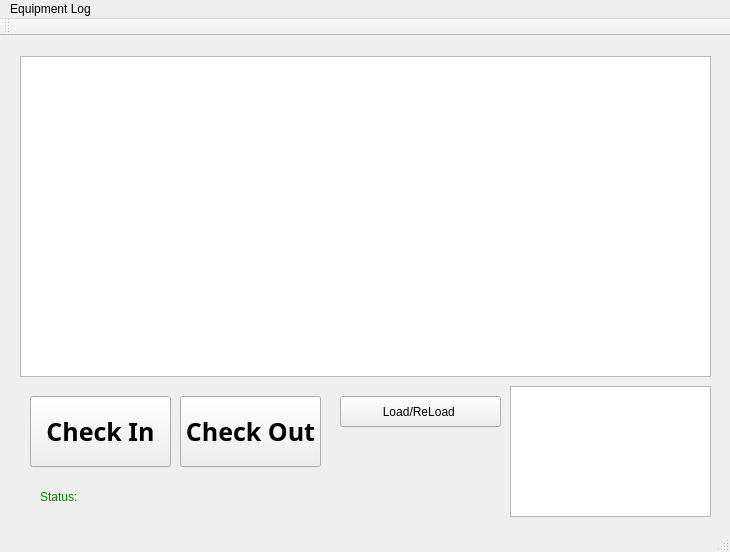
<?xml version="1.0" encoding="UTF-8"?>
<ui version="4.0">
 <class>Dash</class>
 <widget class="QMainWindow" name="Dash">
  <property name="geometry">
   <rect>
    <x>0</x>
    <y>0</y>
    <width>730</width>
    <height>552</height>
   </rect>
  </property>
  <property name="windowTitle">
   <string>Dash</string>
  </property>
  <widget class="QWidget" name="centralWidget">
   <widget class="QLabel" name="label">
    <property name="geometry">
     <rect>
      <x>40</x>
      <y>440</y>
      <width>491</width>
      <height>41</height>
     </rect>
    </property>
    <property name="styleSheet">
     <string notr="true">QLabel {color: green}</string>
    </property>
    <property name="text">
     <string>Status:</string>
    </property>
   </widget>
   <widget class="QPushButton" name="pushButton">
    <property name="geometry">
     <rect>
      <x>30</x>
      <y>360</y>
      <width>141</width>
      <height>71</height>
     </rect>
    </property>
    <property name="font">
     <font>
      <family>Sana</family>
      <pointsize>19</pointsize>
      <weight>75</weight>
      <bold>true</bold>
     </font>
    </property>
    <property name="text">
     <string>Check In</string>
    </property>
   </widget>
   <widget class="QPushButton" name="pushButton_2">
    <property name="geometry">
     <rect>
      <x>180</x>
      <y>360</y>
      <width>141</width>
      <height>71</height>
     </rect>
    </property>
    <property name="font">
     <font>
      <family>Sana</family>
      <pointsize>19</pointsize>
      <weight>75</weight>
      <bold>true</bold>
     </font>
    </property>
    <property name="text">
     <string>Check Out</string>
    </property>
   </widget>
   <widget class="QTableView" name="tableView">
    <property name="geometry">
     <rect>
      <x>20</x>
      <y>20</y>
      <width>691</width>
      <height>321</height>
     </rect>
    </property>
   </widget>
   <widget class="QPushButton" name="tbl_button">
    <property name="geometry">
     <rect>
      <x>340</x>
      <y>360</y>
      <width>161</width>
      <height>31</height>
     </rect>
    </property>
    <property name="text">
     <string>Load/ReLoad </string>
    </property>
   </widget>
   <widget class="QListWidget" name="late_list">
    <property name="geometry">
     <rect>
      <x>510</x>
      <y>350</y>
      <width>201</width>
      <height>131</height>
     </rect>
    </property>
   </widget>
  </widget>
  <widget class="QMenuBar" name="menuBar">
   <property name="geometry">
    <rect>
     <x>0</x>
     <y>0</y>
     <width>730</width>
     <height>22</height>
    </rect>
   </property>
   <widget class="QMenu" name="menuEquipment_Log">
    <property name="title">
     <string>Equipment Log</string>
    </property>
   </widget>
   <addaction name="menuEquipment_Log"/>
  </widget>
  <widget class="QToolBar" name="mainToolBar">
   <attribute name="toolBarArea">
    <enum>TopToolBarArea</enum>
   </attribute>
   <attribute name="toolBarBreak">
    <bool>false</bool>
   </attribute>
  </widget>
  <widget class="QStatusBar" name="statusBar"/>
 </widget>
 <layoutdefault spacing="6" margin="11"/>
 <resources/>
 <connections/>
</ui>
